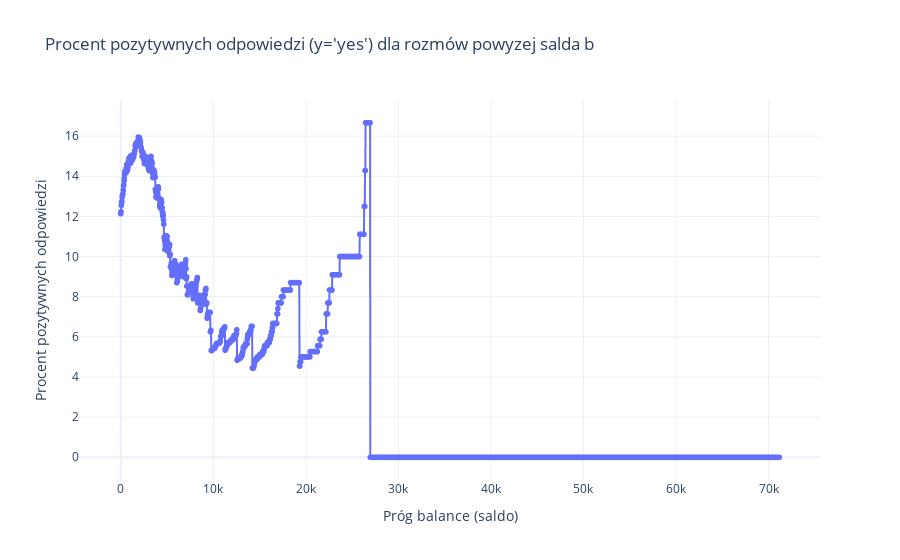

Notebook code cell kept with this figure:
### Code cell
balance_treshold = []
positive_ratios = []

for b in range(0, bank_data['balance'].max(), 30):
    filtered = bank_data[bank_data['balance'] > b]

    total = len(filtered)

    if total == 0:
        continue

    positives = len(filtered[filtered['y'] == 'yes'])
    ratio = positives / total * 100

    balance_treshold.append(b)
    positive_ratios.append(ratio)

fig = px.line(
    x=balance_treshold,
    y=positive_ratios,
    labels={"x": "Próg balance (saldo)", "y": "Procent pozytywnych odpowiedzi"},
    title="Procent pozytywnych odpowiedzi (y='yes') dla rozmów powyzej salda b",
    markers=True,
    template="plotly_white"
)

fig.show()

### Figure 1 — Plotly figure (JSON) as saved in the notebook; plotly's stock layout.template omitted (floating-point values rounded to 4 significant figures; data arrays with more than 128 entries replaced by an {"elided": "..."} marker saying what was removed)
{"data": [{"hovertemplate": "Próg balance (saldo)=%{x}<br>Procent pozytywnych odpowiedzi=%{y}<extra></extra>", "legendgroup": "", "line": {"color": "#636efa", "dash": "solid"}, "marker": {"symbol": "circle"}, "mode": "lines+markers", "name": "", "showlegend": false, "type": "scattergl", "x": {"elided": "2373 int values"}, "xaxis": "x", "y": {"elided": "2373 float values"}, "yaxis": "y"}], "layout": {"legend": {"tracegroupgap": 0}, "title": {"text": "Procent pozytywnych odpowiedzi (y='yes') dla rozmów powyzej salda b"}, "xaxis": {"anchor": "y", "domain": [0, 1], "title": {"text": "Próg balance (saldo)"}}, "yaxis": {"anchor": "x", "domain": [0, 1], "title": {"text": "Procent pozytywnych odpowiedzi"}}}}
